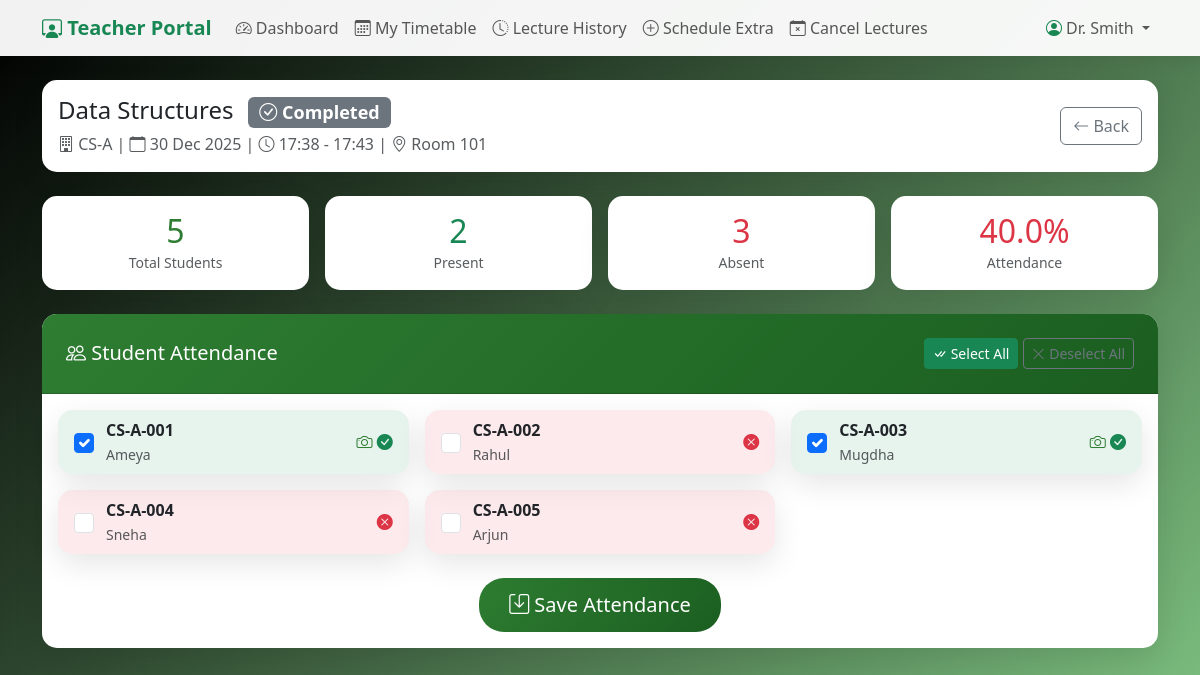
The page /teacher/attendance/36/ (signed in) on the database its author committed.
### core/models.py (models this page shows, shortened)
class Teacher(models.Model):
    user = models.OneToOneField(User, on_delete=models.CASCADE, related_name='teacher_profile', null=True, blank=True)
    name = models.CharField(max_length=100)
    email = models.EmailField(blank=True)
    class Meta:
        ordering = ['name']

class Lecture(models.Model):
    STATUS_CHOICES = [
        ('scheduled', 'Scheduled'),
        ('active', 'Active'),  # Attendance can be marked
        ('completed', 'Completed'),
        ('cancelled', 'Cancelled'),
    ]
    timetable = models.ForeignKey(Timetable, on_delete=models.CASCADE, related_name='lectures')
    date = models.DateField(default=timezone.now)
    status = models.CharField(max_length=20, choices=STATUS_CHOICES, default='scheduled')
    started_at = models.DateTimeField(null=True, blank=True)
    ended_at = models.DateTimeField(null=True, blank=True)
    carried_from = models.ForeignKey('self', on_delete=models.SET_NULL, null=True, blank=True,
                                      related_name='carried_to',
                                      help_text="Previous lecture from which attendance was carried forward")
    @property
    def room(self):
        return self.timetable.room
    @property
    def classroom(self):
        return self.timetable.classroom
    @property
    def subject(self):
        return self.timetable.subject
    class Meta:
        ordering = ['-date', '-started_at']
        unique_together = ['timetable', 'date']

class Timetable(models.Model):
    DAYS_OF_WEEK = [
        (0, 'Monday'),
        (1, 'Tuesday'),
        (2, 'Wednesday'),
        (3, 'Thursday'),
        (4, 'Friday'),
        (5, 'Saturday'),
        (6, 'Sunday'),
    ]
    room = models.ForeignKey(Room, on_delete=models.CASCADE, related_name='timetable_entries', null=True, blank=True)
    classroom = models.ForeignKey(Classroom, on_delete=models.CASCADE, related_name='timetable_entries')
    subject = models.ForeignKey(Subject, on_delete=models.CASCADE, related_name='timetable_entries')
    teacher = models.ForeignKey(Teacher, on_delete=models.CASCADE, related_name='timetable_entries')
    day_of_week = models.IntegerField(choices=DAYS_OF_WEEK)
    start_time = models.TimeField()
    end_time = models.TimeField()
    is_recurring = models.BooleanField(default=True, help_text="False for extra/one-time lectures")
    extra_date = models.DateField(null=True, blank=True, help_text="Specific date for non-recurring lectures")
    class Meta:
        ordering = ['day_of_week', 'start_time']
        unique_together = ['room', 'day_of_week', 'start_time']

class Subject(models.Model):
    name = models.CharField(max_length=100)
    code = models.CharField(max_length=20, unique=True)  # e.g., "CS101"
    def __str__(self):
        return f"{self.code} - {self.name}"
    class Meta:
        ordering = ['code']

class Classroom(models.Model):
    name = models.CharField(max_length=50, unique=True)  # e.g., "CS-A", "IT-B"
    description = models.TextField(blank=True)
    def __str__(self):
        return self.name
    class Meta:
        ordering = ['name']

class Room(models.Model):
    name = models.CharField(max_length=50, unique=True)  # e.g., "Room 101", "Lab 1"
    description = models.TextField(blank=True)
    camera_index = models.IntegerField(default=0, help_text="Camera index for cv2.VideoCapture (0 for default)")
    def __str__(self):
        return self.name
    class Meta:
        ordering = ['name']

class Attendance(models.Model):
    STATUS_CHOICES = [
        ('present', 'Present'),
        ('absent', 'Absent'),
        ('late', 'Late'),
    ]
    lecture = models.ForeignKey(Lecture, on_delete=models.CASCADE, related_name='attendance_records')
    student = models.ForeignKey(Student, on_delete=models.CASCADE, related_name='attendance_records')
    status = models.CharField(max_length=10, choices=STATUS_CHOICES, default='absent')
    marked_at = models.DateTimeField(null=True, blank=True)
    marked_by_face_recognition = models.BooleanField(default=False)
    class Meta:
        unique_together = ['lecture', 'student']
        ordering = ['student__roll_no']

class Student(models.Model):
    user = models.OneToOneField(User, on_delete=models.CASCADE, related_name='student_profile')
    roll_no = models.CharField(max_length=20, unique=True)
    name = models.CharField(max_length=100)
    classroom = models.ForeignKey(Classroom, on_delete=models.CASCADE, related_name='students')
    face_folder_name = models.CharField(max_length=100, blank=True, help_text="Folder name in known_faces/")
    photo_straight = models.CharField(max_length=255, blank=True, help_text="Front-facing photo path")
    photo_left = models.CharField(max_length=255, blank=True, help_text="Looking left photo path")
    photo_right = models.CharField(max_length=255, blank=True, help_text="Looking right photo path")
    class Meta:
        ordering = ['roll_no']

### core/views.py (the view, shortened to what this page needs)
# urls.py: path('teacher/attendance/<int:lecture_id>/', views.teacher_manage_attendance, name='teacher_manage_attendance'),
@login_required
def teacher_manage_attendance(request, lecture_id):
    teacher = get_teacher_or_redirect(request)
    if not teacher:
        messages.error(request, "Access denied.")
        return redirect('teacher_login')
    lecture = get_object_or_404(Lecture, id=lecture_id, timetable__teacher=teacher)
    attendance_records = lecture.attendance_records.select_related('student').order_by('student__roll_no')
    total = attendance_records.count()
    present = attendance_records.filter(status='present').count()
    absent = total - present
    context = {
        'teacher': teacher,
        'lecture': lecture,
        'attendance_records': attendance_records,
        'total': total,
        'present': present,
        'absent': absent,
        'percentage': round(present / total * 100, 1) if total > 0 else 0,
    }
    return render(request, 'core/teacher/manage_attendance.html', context)

### core/views.py (called while the page is built)
def get_teacher_or_redirect(request):
    try:
        return request.user.teacher_profile
    except (Teacher.DoesNotExist, AttributeError):
        return None

### templates/core/teacher/manage_attendance.html (shortened to what this page needs)
{% extends 'base.html' %}
{% block content %}
<div class="row mb-4">
    <div class="col-12">
        <div class="card {% if lecture.status == 'active' %}border-success{% endif %}">
            <div class="card-body">
                <div class="row align-items-center">
                    <div class="col">
                        <h4 class="mb-1">
                            {{ lecture.subject.name }}
                            {% if lecture.status == 'active' %}
                            <span class="badge bg-success ms-2"><i class="bi bi-broadcast"></i> Live</span>
                            {% elif lecture.status == 'completed' %}
                            <span class="badge bg-secondary ms-2"><i class="bi bi-check-circle"></i> Completed</span>
                            {% endif %}
                        </h4>
                        <p class="text-muted mb-0">
                            <i class="bi bi-building"></i> {{ lecture.classroom }} |
                            <i class="bi bi-calendar"></i> {{ lecture.date|date:"d M Y" }} |
                            <i class="bi bi-clock"></i> {{ lecture.timetable.start_time|time:"H:i" }} - {{ lecture.timetable.end_time|time:"H:i" }} |
                            <i class="bi bi-geo-alt"></i> {{ lecture.room }}
                        </p>
                    </div>
                    <div class="col-auto">
                        <a href="{% url 'teacher_dashboard' %}" class="btn btn-outline-secondary">
                            <i class="bi bi-arrow-left"></i> Back
                        </a>
                    </div>
                </div>
            </div>
        </div>
    </div>
</div>
<div class="row mb-4 g-3">
    <div class="col-md-3 col-6">
        <div class="card text-center h-100">
            <div class="card-body">
                <h2 class="text-primary mb-0">{{ total }}</h2>
                <small class="text-muted">Total Students</small>
            </div>
        </div>
    </div>
    <div class="col-md-3 col-6">
        <div class="card text-center h-100 border-success">
            <div class="card-body">
                <h2 class="text-success mb-0">{{ present }}</h2>
                <small class="text-muted">Present</small>
            </div>
        </div>
    </div>
    <div class="col-md-3 col-6">
        <div class="card text-center h-100 border-danger">
            <div class="card-body">
                <h2 class="text-danger mb-0">{{ absent }}</h2>
                <small class="text-muted">Absent</small>
            </div>
        </div>
    </div>
    <div class="col-md-3 col-6">
        <div class="card text-center h-100">
            <div class="card-body">
                <h2 class="{% if percentage >= 75 %}text-success{% elif percentage >= 50 %}text-warning{% else %}text-danger{% endif %} mb-0">{{ percentage }}%</h2>
                <small class="text-muted">Attendance</small>
            </div>
        </div>
    </div>
</div>
<div class="row">
    <div class="col-12">
        <div class="card">
            <div class="card-header d-flex justify-content-between align-items-center">
                <h5 class="mb-0"><i class="bi bi-people"></i> Student Attendance</h5>
                <div>
                    <button type="button" class="btn btn-sm btn-success" onclick="selectAll()">
                        <i class="bi bi-check-all"></i> Select All
                    </button>
                    <button type="button" class="btn btn-sm btn-outline-secondary" onclick="deselectAll()">
                        <i class="bi bi-x-lg"></i> Deselect All
                    </button>
                </div>
            </div>
            <div class="card-body">
                <form method="post" id="attendance-form">
                    <div class="row g-3">
                        {% for record in attendance_records %}
                        <div class="col-md-4 col-sm-6">
                            <div class="card h-100 {% if record.status == 'present' %}border-success bg-success bg-opacity-10{% else %}border-danger bg-danger bg-opacity-10{% endif %} attendance-card"
                                 data-student-id="{{ record.student.id }}"
                                 onclick="toggleAttendance(this)">
                                <div class="card-body py-2 px-3">
                                    <div class="d-flex align-items-center">
                                        <div class="form-check me-2">
                                            <input type="checkbox"
                                                   class="form-check-input student-checkbox"
                                                   name="present_students"
                                                   value="{{ record.student.id }}"
                                                   id="student-{{ record.student.id }}"
                                                   {% if record.status == 'present' %}checked{% endif %}
                                                   style="width: 20px; height: 20px;">
                                        </div>
                                        <div class="flex-grow-1">
                                            <strong>{{ record.student.roll_no }}</strong>
                                            <br>
                                            <small class="text-muted">{{ record.student.name }}</small>
                                        </div>
                                        <div>
                                            {% if record.marked_by_face_recognition %}
                                            <i class="bi bi-camera text-primary" title="Marked by Face Recognition"></i>
                                            {% endif %}
                                            {% if record.status == 'present' %}
                                            <i class="bi bi-check-circle-fill text-success"></i>
                                            {% else %}
                                            <i class="bi bi-x-circle-fill text-danger"></i>
                                            {% endif %}
                                        </div>
                                    </div>
                                </div>
                            </div>
                        </div>
                        {% endfor %}
                    </div>
                    {% if attendance_records %}
                    <div class="mt-4 text-center">
                        <button type="submit" class="btn btn-primary btn-lg">
                            <i class="bi bi-save"></i> Save Attendance
                        </button>
                    </div>
                    {% endif %}
                </form>
            </div>
        </div>
    </div>
</div>
<div class="mb-5 pb-4"></div>
{% endblock %}

### templates/base.html (shortened to what this page needs)
<!DOCTYPE html>
<html lang="en">
<head>
    <link href="https://cdn.jsdelivr.net/npm/bootstrap@5.3.2/dist/css/bootstrap.min.css" rel="stylesheet">
    <link rel="stylesheet" href="https://cdn.jsdelivr.net/npm/bootstrap-icons@1.11.1/font/bootstrap-icons.css">
</head>
<body>
    {% if user.is_authenticated %}
    <nav class="navbar navbar-expand-lg navbar-light bg-light mb-4">
        <div class="container">
            {% if user.teacher_profile %}
            <a class="navbar-brand fw-bold text-success" href="{% url 'teacher_dashboard' %}">
                <i class="bi bi-person-workspace"></i> Teacher Portal
            </a>
            <div class="collapse navbar-collapse" id="navbarNav">
                <ul class="navbar-nav me-auto">
                    <li class="nav-item">
                        <a class="nav-link" href="{% url 'teacher_dashboard' %}"><i class="bi bi-speedometer2"></i> Dashboard</a>
                    </li>
                    <li class="nav-item">
                        <a class="nav-link" href="{% url 'teacher_timetable' %}"><i class="bi bi-calendar3"></i> My Timetable</a>
                    </li>
                    <li class="nav-item">
                        <a class="nav-link" href="{% url 'teacher_lecture_history' %}"><i class="bi bi-clock-history"></i> Lecture History</a>
                    </li>
                    <li class="nav-item">
                        <a class="nav-link" href="{% url 'teacher_schedule_extra' %}"><i class="bi bi-plus-circle"></i> Schedule Extra</a>
                    </li>
                    <li class="nav-item">
                        <a class="nav-link" href="{% url 'teacher_cancel_lectures' %}"><i class="bi bi-calendar-x"></i> Cancel Lectures</a>
                    </li>
                </ul>
                <ul class="navbar-nav">
                    <li class="nav-item dropdown">
                        <a class="nav-link dropdown-toggle" href="#" id="navbarDropdown" role="button" data-bs-toggle="dropdown">
                            <i class="bi bi-person-circle text-success"></i> {{ user.teacher_profile.name }}
                        </a>
                    </li>
                </ul>
            </div>
            {% endif %}
        </div>
    </nav>
    {% endif %}
    <div class="container">
        {% block content %}{% endblock %}
    </div>
</body>
</html>

### templates/base.html (style rules this page uses)
:root { --primary-color: #2E7D32; --secondary-color: #1B5E20; --success-color: #06d6a0; --danger-color: #ef476f; --warning-color: #ffd166; }
body { background: linear-gradient(135deg, #000000 0%, #81C784 100%); min-height: 100vh; }
.text-primary { color: var(--primary-color) !important; }
.card { border: none; border-radius: 15px; box-shadow: 0 10px 30px rgba(0, 0, 0, 0.1); }
.card-header { background: linear-gradient(135deg, var(--primary-color), var(--secondary-color)); color: white; border-radius: 15px 15px 0 0 !important; padding: 1.5rem; }
.btn-primary { background: linear-gradient(135deg, var(--primary-color), var(--secondary-color)); border: none; padding: 12px 30px; border-radius: 25px; transition: transform 0.3s ease, box-shadow 0.3s ease; }
.navbar { background: rgba(255, 255, 255, 0.95) !important; box-shadow: 0 2px 20px rgba(0, 0, 0, 0.1); }

### rows shown on the page
Lecture: subject.name "Data Structures", classroom "CS-A", date "30 Dec 2025", timetable.start_time "17:38", timetable.end_time "17:43", room "Room 101"
Attendance: status "☑", student.roll_no "CS-A-001", student.name "Ameya", marked_by_face_recognition True (drawn)
Attendance: student.roll_no "CS-A-002", student.name "Rahul"
Attendance: status "☑", student.roll_no "CS-A-003", student.name "Mugdha", marked_by_face_recognition True (drawn)
Attendance: student.roll_no "CS-A-004", student.name "Sneha"
Attendance: student.roll_no "CS-A-005", student.name "Arjun"

### other values the page prints
{{ user.teacher_profile.name }} "Dr. Smith"
{{ total }} "5"
{{ present }} "2"
{{ absent }} "3"
{{ percentage }} "40.0"
